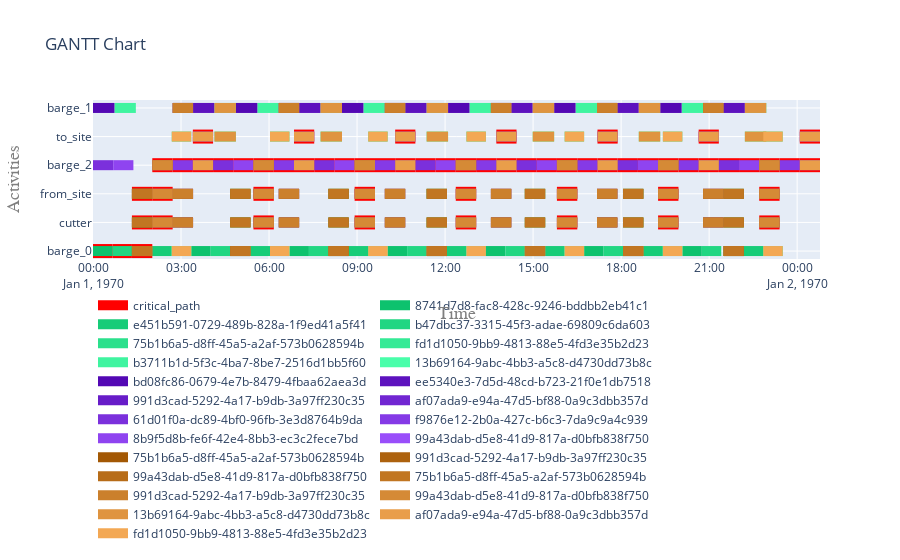

Notebook code for this chart:
### Markdown cell above
#### 2c. Visualize the critical path

Once extracted, the critical path can be visualized in a Gantt chart. The ``plot.get_gantt_chart()`` supports the argument ``critical_path``. This argument takes the output of the method ``CpLog.mark_critical_activities()``. The activities on the critical path are marked with a red line.

The results based on the log-based and model-based methods are shown below.

### Code cell
fig = plot.get_gantt_chart(concepts=my_objects, critical_path=cp_log_based)
